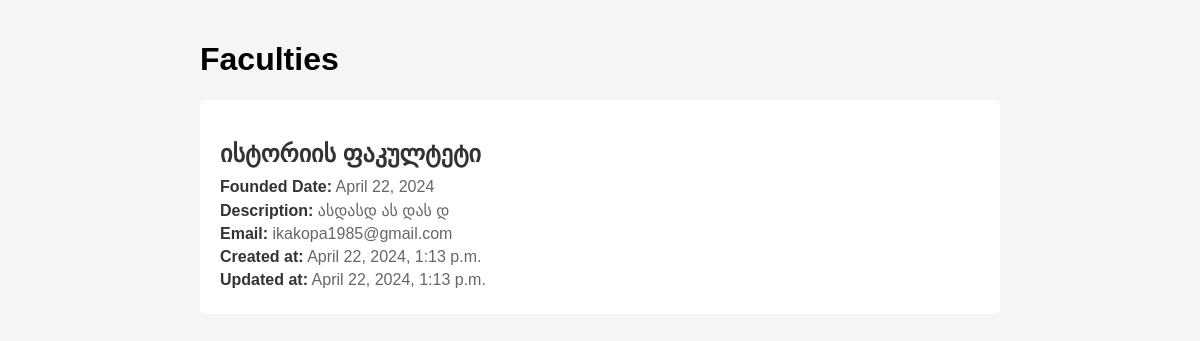
The app's page /faculty/1/ with its own data.
### management/models/faculty.py (models this page shows, shortened)
class Faculty(models.Model):
    title = models.CharField(max_length=255, verbose_name='Title')
    founded_date = models.DateField(verbose_name='Founded Date')
    description = models.TextField(verbose_name='Description')
    email = models.EmailField(verbose_name='Email', blank=True)
    created_at = models.DateTimeField(auto_now_add=True)
    updated_at = models.DateTimeField(auto_now=True)
    class Meta:
        db_table = 'faculty'
        verbose_name = 'Faculty'
        verbose_name_plural = 'Faculties'

### management/views/views.py (the view)
# urls.py: path('faculty/<int:pk>/', get_faculty, name='get_faculty'),
def get_faculty(request, pk):
    faculty = get_object_or_404(Faculty, id=pk)
    return render(request, 'management/faculty_index.html', {'faculties': [faculty]})

### management/templates/management/faculty_index.html (shortened to what this page needs)
<!DOCTYPE html>
<html lang="en">
<head>
</head>
<body>
    <div class="container">
        <h1>Faculties</h1>
        <div class="faculty-list">
            {% for faculty in faculties %}
            <div class="faculty">
                <h2>{{ faculty.title }}</h2>
                <p><strong>Founded Date:</strong> {{ faculty.founded_date }}</p>
                <p><strong>Description:</strong> {{ faculty.description }}</p>
                <p><strong>Email:</strong> {{ faculty.email }}</p>
                <p><strong>Created at:</strong> {{ faculty.created_at }}</p>
                <p><strong>Updated at:</strong> {{ faculty.updated_at }}</p>
            </div>
            {% endfor %}
        </div>
    </div>
</body>
</html>

### management/templates/management/faculty_index.html (style rules this page uses)
body { font-family: Arial, sans-serif; margin: 0; padding: 0; background-color: #f5f5f5; }
.container { max-width: 800px; margin: 0 auto; padding: 20px; }
.faculty { background-color: #fff; border-radius: 5px; padding: 20px; margin-bottom: 20px; }
.faculty h2 { color: #333; font-size: 24px; margin-bottom: 10px; }
.faculty p { color: #666; margin: 5px 0; }
.faculty p strong { color: #333; }

### records on screen
Faculty: title "ისტორიის ფაკულტეტი", founded_date "April 22, 2024", description "ასდასდ ას დას დ", email "ikakopa1985@gmail.com", created_at "April 22, 2024, 1:13 p.m.", updated_at "April 22, 2024, 1:13 p.m."
